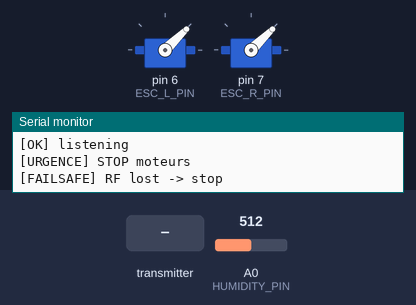
Recording of a sketch running on a simulated Arduino Uno, built with avr-gcc and run on an emulated ATmega328P. Shown: 2 × servo, the last lines printed to the serial monitor. The inputs (shaded band) are chosen by the test bench; at power-on: A0 (HUMIDITY_PIN) = 512. No radio packets arrive unless stated.

Above: at 6.2 s.
6.3 s: the transmitter starts sending x = 1023
At 7.5 s:
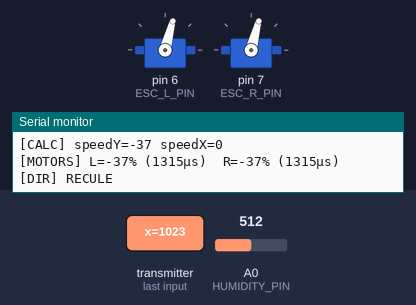
7.8 s: the transmitter starts sending y = 1023
At 8.8 s:
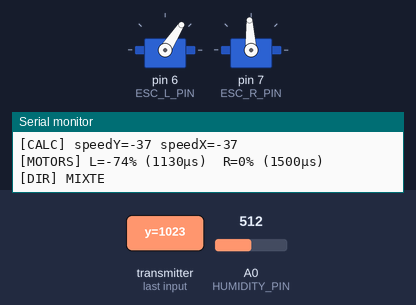
9.3 s: the transmitter starts sending x = 0
At 9.9 s:
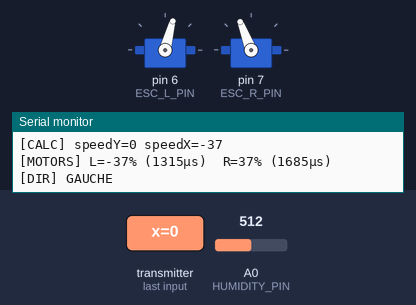
10.8 s: A0 (HUMIDITY_PIN) set to 11
12.3 s: A0 (HUMIDITY_PIN) set to 8
13.8 s: the transmitter starts sending emergency = 0
Timing chart, 0 to 16.8 s (numbered marks = the images above; inputs shaded):
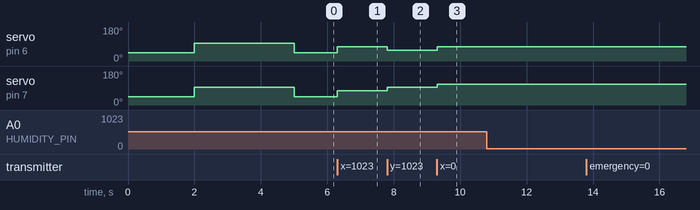

The sketch:

arduino.ino
```cpp
/*
ARDUINO CODE

 ________________
| RF24 | Arduino |
|------|---------|
| CE   | D9      |
| CSN  | D10     |
| SCK  | D13     |
| MOSI | D11     |
| MISO | D12     |
/////////////////
 _________________________
| Composant  |    Pin     |
|------------|------------|
| ESC Gauche | Arduino D6 |
| ESC Droit  | Arduino D7 |
//////////////////////////
 _________________________
| Capteur    |            |
| humidité   | Arduino A0 |
| SIG        |            |
//////////////////////////

*/

#include <SPI.h>
#include <RF24.h>
#include <Servo.h>

// ----------------------------------------------------------------
//  FLAGS DE DEBUG
//  Mettre à true/false pour activer/désactiver chaque catégorie
//  DEBUG_NONE à true = silence total (override tous les autres)
// ----------------------------------------------------------------
#define DEBUG_RX      true    // Affiche les valeurs brutes reçues du joystick
#define DEBUG_CALC    true    // Affiche les vitesses calculées (speedX, speedY)
#define DEBUG_MOTORS  true    // Affiche les µs envoyés aux ESC
#define DEBUG_DIR     true    // Affiche la direction interprétée (AVANCE, DROITE...)
#define DEBUG_HUM     true    // Affiche la valeur brute du capteur humidité
#define DEBUG_NONE    false   // true = désactive tout le Serial.print

// ----------------------------------------------------------------
//  RADIO RF24
//  CE = pin 9, CSN = pin 10
// ----------------------------------------------------------------
RF24 radio(9, 10);
const byte address[6] = "00001"; // Adresse commune émetteur/récepteur

// ----------------------------------------------------------------
//  ESC (Electronic Speed Controllers)
//  Les ESC reçoivent des signaux PWM entre 1000µs (arrêt) et 2000µs (pleine vitesse)
//  1500µs = vitesse nulle (point mort)
// ----------------------------------------------------------------
Servo escL, escR;                 // Objets Servo pour piloter les ESC
const int ESC_L_PIN    = 6;       // Pin PWM ESC gauche
const int ESC_R_PIN    = 7;       // Pin PWM ESC droit

// ----------------------------------------------------------------
//  ACTIVATION MOTEURS
//  Permet de tester le code sans brancher les ESC physiquement
//  false = simulation (Serial uniquement), true = signal PWM réel envoyé
// ----------------------------------------------------------------
bool enableMotorL = true;         // Activer le moteur gauche
bool enableMotorR = true;         // Activer le moteur droit

// ----------------------------------------------------------------
//  CONSTANTES DE COMPORTEMENT
// ----------------------------------------------------------------
const int FAILSAFE_MS  = 500;     // Délai sans signal avant arrêt d'urgence (ms)
const int CENTER_X     = 0;       // TX envoie valeurs déjà centrées (cx = rawX - ADC_CENTER)
const int CENTER_Y     = 0;       // TX envoie valeurs déjà centrées (cy = rawY - ADC_CENTER)
const int DEADZONE     = 400;     // Zone morte autour du centre (ignore les micro-déviations)
const int HUMIDITY_PIN = A0;      // Pin analogique du capteur humidité

// ----------------------------------------------------------------
//  STRUCTURES DE DONNÉES RF24
//  DataIn  : paquet reçu depuis l'émetteur (joystick + urgence)
//  DataAck : paquet retour (acquittement) envoyé à l'émetteur
//  __attribute__((packed)) = pas de padding mémoire → taille exacte sur le bus SPI
// ----------------------------------------------------------------
struct DataIn {
  int16_t x;          // Valeur brute axe X du joystick (0-4095, 12 bits)
  int16_t y;          // Valeur brute axe Y du joystick (0-4095, 12 bits)
  bool    emergency;  // true = arrêt d'urgence demandé
} __attribute__((packed));

struct DataAck {
  int16_t humidity;   // Valeur brute du capteur humidité (0-1023, 10 bits)
} __attribute__((packed));

DataIn  data;            // Buffer de réception
DataAck ackData;         // Buffer d'acquittement

// ----------------------------------------------------------------
//  ÉTAT INTERNE
// ----------------------------------------------------------------
unsigned long lastRX   = 0;     // Timestamp du dernier paquet reçu (ms)
bool failsafeActive    = false; // true si le failsafe est déjà déclenché (évite le spam)

// ----------------------------------------------------------------
//  FONCTION : joystickToSpeed
//  Convertit une valeur déjà centrée en vitesse [-100, +100]
//  Applique la zone morte autour du centre
//  raw    : valeur centrée reçue (−ADC_CENTER .. +ADC_CENTER)
//  center : toujours 0 (TX envoie cx/cy déjà centrés)
// ----------------------------------------------------------------
int joystickToSpeed(int raw, int center) {
  int offset = raw - center; // Écart par rapport au centre

  // Dans la zone morte → vitesse nulle
  if (abs(offset) < DEADZONE) return 0;

  // Côté négatif : mappe [−2047 .. −DEADZONE] → [−100 .. 0]
  if (offset < 0) return map(offset, -2047, -DEADZONE, -100, 0);

  // Côté positif : mappe [+DEADZONE .. +2047] → [0 .. +100]
  else            return map(offset, DEADZONE, 2047, 0, 100);
}

// ----------------------------------------------------------------
//  FONCTION : speedToMicros
//  Convertit une vitesse [-100, +100] en signal PWM [1000, 2000] µs
//  constrain() assure qu'on reste dans la plage valide ESC
// ----------------------------------------------------------------
int speedToMicros(int speed) {
  return constrain(map(speed, -100, 100, 1000, 2000), 1000, 2000);
}

// ----------------------------------------------------------------
//  FONCTION : emergencyStop
//  Coupe les moteurs immédiatement
//  Appelée sur data.emergency == true ou perte de signal (failsafe)
// ----------------------------------------------------------------
void emergencyStop() {
  // Envoie 1000µs aux ESC = position d'arrêt total
  if (enableMotorL) escL.writeMicroseconds(1000);
  if (enableMotorR) escR.writeMicroseconds(1000);

  if (!DEBUG_NONE) Serial.println("[URGENCE] STOP moteurs");
}

// ----------------------------------------------------------------
//  SETUP
//  Initialisation ESC + Radio
// ----------------------------------------------------------------
void setup() {
  Serial.begin(115200);

  // --- Initialisation ESC ---
  // attach() démarre la génération du signal PWM sur la pin
  escL.attach(ESC_L_PIN);
  escR.attach(ESC_R_PIN);

  // Séquence d'armement ESC :
  // 1) Envoyer 1000µs (signal minimal) pour signaler "prêt à armer"
  if (enableMotorL) escL.writeMicroseconds(1000);
  if (enableMotorR) escR.writeMicroseconds(1000);
  delay(2000); // Attente pour que l'ESC reconnaisse le signal minimal

  // 2) Passer à 1500µs (point mort) = ESC armé, moteur à l'arrêt
  if (enableMotorL) escL.writeMicroseconds(1500);
  if (enableMotorR) escR.writeMicroseconds(1500);
  delay(3000); // Délai de stabilisation post-armement

  if (!DEBUG_NONE) {
    if (enableMotorL || enableMotorR)
      Serial.println("[OK] ESC armé (réel)");
    else
      Serial.println("[OK] ESC en simulation (enableMotorX = false)");
  }

  // --- Initialisation Radio ---
  if (!radio.begin()) {
    Serial.println("[ERR] radio FAIL"); // Vérifier câblage SPI
    while(1) { delay(100); }           // Blocage : rien à faire sans radio
  }

  radio.setPALevel(RF24_PA_MIN);              // Puissance minimale (test en proximité)
  radio.enableAckPayload();                   // Active les acquittements avec données (ackData)
  radio.openReadingPipe(1, address);          // Écoute sur l'adresse définie
  radio.startListening();                     // Mode récepteur

  if (!DEBUG_NONE) Serial.println("[OK] listening");
}

// ----------------------------------------------------------------
//  LOOP
//  Cycle principal : prépare ACK → lit radio → calcule → commande
// ----------------------------------------------------------------
void loop() {

  // --- Prépare le paquet d'acquittement ---
  // Lit le capteur humidité AVANT de vérifier radio.available()
  // Ainsi l'ACK est toujours fresh quand un paquet arrive
  ackData.humidity = (int16_t)analogRead(HUMIDITY_PIN);
  radio.writeAckPayload(1, &ackData, sizeof(ackData)); // Charge l'ACK dans le buffer RF24

  // --- Réception d'un paquet ---
  if (radio.available()) {
    radio.read(&data, sizeof(data)); // Lit le paquet dans la struct DataIn
    lastRX         = millis();       // Met à jour le watchdog failsafe
    failsafeActive = false;          // Signal reçu → failsafe inactif

    // --- Arrêt d'urgence prioritaire ---
    // Si le bouton d'urgence est pressé côté émetteur, on coupe tout
    if (data.emergency) {
      emergencyStop();
      return; // Ignore le reste du calcul moteur
    }

    // --- Calcul des vitesses ---
    // Inversion du signe selon le sens de montage du joystick (à ajuster si inversé)
    int speedY = -joystickToSpeed(data.x, CENTER_X); // Axe avant/arrière (data.x pilote Y rover)
    int speedX = -joystickToSpeed(data.y, CENTER_Y); // Axe rotation (data.y pilote X rover)

    // Mélange différentiel (tank drive) :
    //   Moteur gauche = avance + rotation droite
    //   Moteur droit  = avance - rotation droite
    int speedL = constrain(speedY + speedX, -100, 100);
    int speedR = constrain(speedY - speedX, -100, 100);

    // Conversion vitesse → µs PWM
    int microsL = speedToMicros(speedL);
    int microsR = speedToMicros(speedR);

    // --- Debug ---
    if (!DEBUG_NONE && DEBUG_RX) {
      Serial.print("[RX] rawX="); Serial.print(data.x);
      Serial.print(" rawY="); Serial.println(data.y);
    }
    if (!DEBUG_NONE && DEBUG_HUM) {
      Serial.print("[HUM RAW] "); Serial.println(ackData.humidity);
    }
    if (!DEBUG_NONE && DEBUG_CALC) {
      Serial.print("[CALC] speedY="); Serial.print(speedY);
      Serial.print(" speedX="); Serial.println(speedX);
    }
    if (!DEBUG_NONE && DEBUG_MOTORS) {
      Serial.print("[MOTORS] L="); Serial.print(speedL);
      Serial.print("% (");        Serial.print(microsL);
      Serial.print("µs)  R=");    Serial.print(speedR);
      Serial.print("% (");        Serial.print(microsR);
      Serial.println("µs)");
    }
    if (!DEBUG_NONE && DEBUG_DIR) {
      if      (speedY == 0 && speedX == 0)      Serial.println("[DIR] IMMOBILE");
      else if (speedY > 0  && abs(speedX) < 20) Serial.println("[DIR] AVANCE");
      else if (speedY < 0  && abs(speedX) < 20) Serial.println("[DIR] RECULE");
      else if (speedX > 0  && abs(speedY) < 20) Serial.println("[DIR] DROITE");
      else if (speedX < 0  && abs(speedY) < 20) Serial.println("[DIR] GAUCHE");
      else                                       Serial.println("[DIR] MIXTE");
    }

    // --- Commande ESC ---
    // Envoie le signal PWM uniquement si le moteur est activé
    if (enableMotorL) escL.writeMicroseconds(microsL);
    if (enableMotorR) escR.writeMicroseconds(microsR);

  } else {
    // --- Failsafe : pas de signal radio ---
    // Si aucun paquet reçu depuis FAILSAFE_MS ms → coupe les moteurs
    if (millis() - lastRX > FAILSAFE_MS) {
      if (!failsafeActive) {          // Déclenche une seule fois (pas de spam)
        emergencyStop();
        failsafeActive = true;
        if (!DEBUG_NONE) Serial.println("[FAILSAFE] RF lost -> stop");
      }
    }
  }
}
```

Measured:
- after the input at 6.3 s, servo on pin 6 (ESC_L_PIN), servo on pin 7 (ESC_R_PIN): 44° → 75° at once
- after the input at 7.8 s, servo on pin 6 (ESC_L_PIN): 75° → 57° at once; servo on pin 7 (ESC_R_PIN): 75° → 93° at once
- after the input at 9.3 s, servo on pin 6 (ESC_L_PIN): 57° → 75° at once; servo on pin 7 (ESC_R_PIN): 93° → 111° at once
